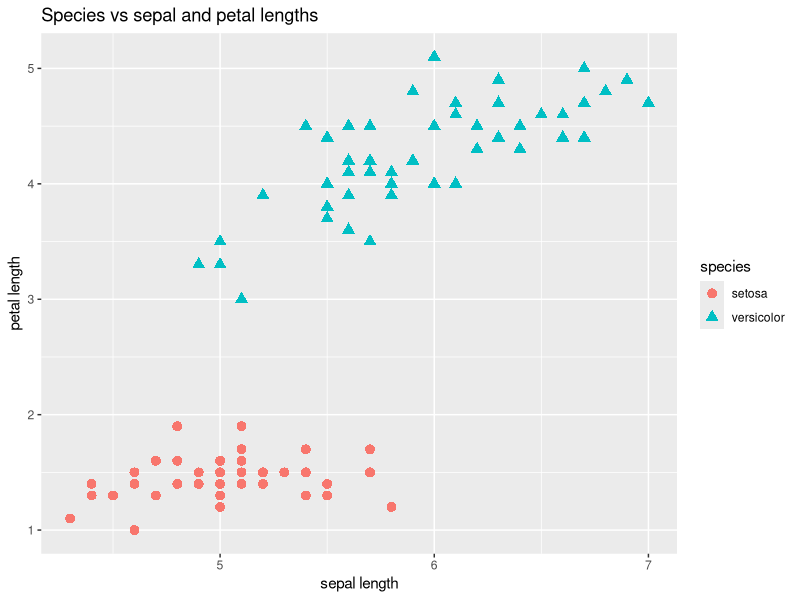
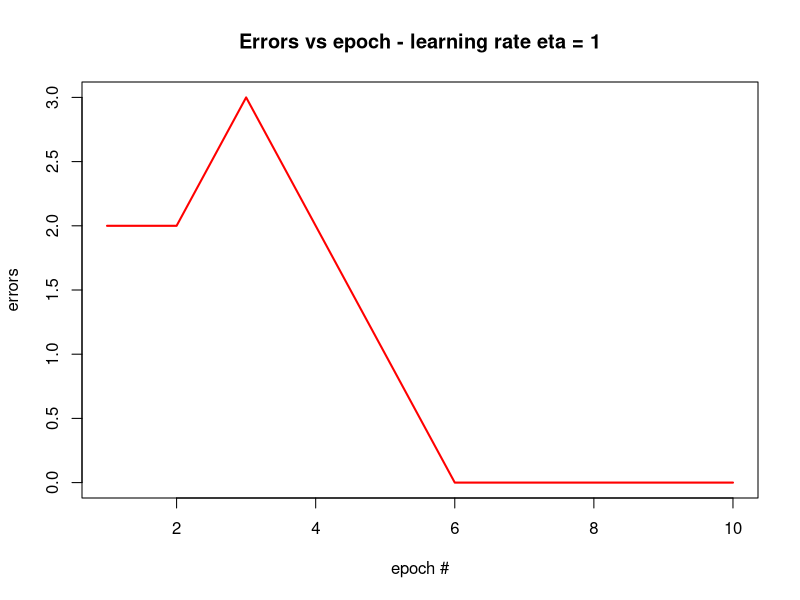
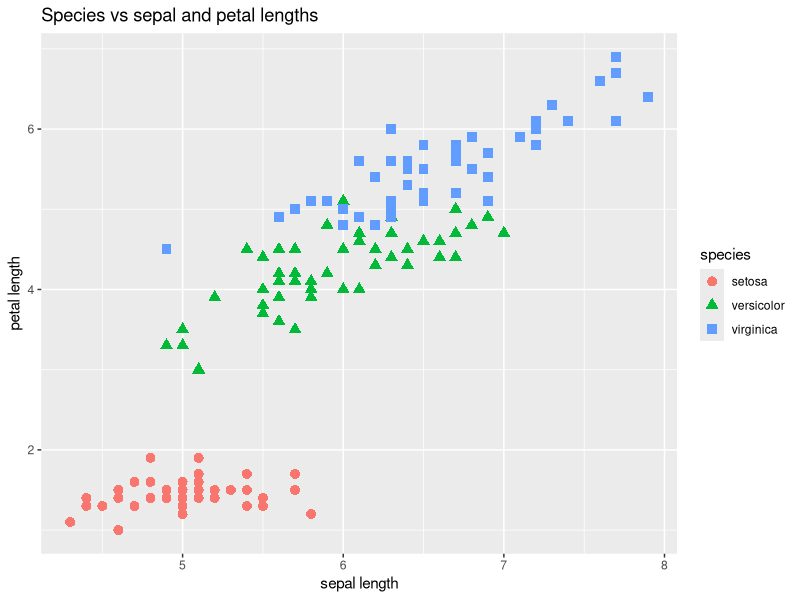
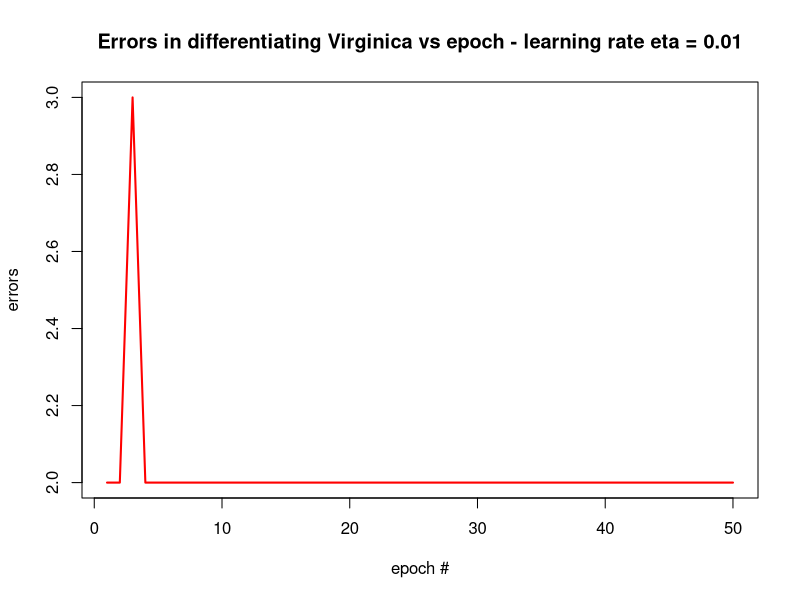

Generate these figures, in order, with R:
## ---- chunk 1
knitr::opts_chunk$set(echo = TRUE)
## ---- chunk 2
# load iris data set
data(iris)

# subset of iris data frame - extract only species versicolor and setosa
# we will only focus on the sepal and petal lengths of the dataset
irissubdf <- iris[1:100, c(1, 3, 5)]
names(irissubdf) <- c("sepal", "petal", "species")
head(irissubdf)

# plot data - a picture is worth a 1000 words. Melt data => then ggplot
library(ggplot2)
ggplot(irissubdf, aes(x = sepal, y = petal)) + 
        geom_point(aes(colour=species, shape=species), size = 3) +
        xlab("sepal length") + 
        ylab("petal length") + 
        ggtitle("Species vs sepal and petal lengths")

# add binary labels corresponding to species - Initialize all values to 1
# add setosa label of -1. The binary +1, -1 labels are in the fourth  
# column. It is better to create two separate data frames: one containing
# the attributes while the other contains the class values.
irissubdf[, 4] <- 1
irissubdf[irissubdf[, 3] == "setosa", 4] <- -1

x <- irissubdf[, c(1, 2)]
y <- irissubdf[, 4]

# head and tail of data 
head(x)
head(y)
## ---- chunk 3
# write function that takes in the data frame, learning rate - eta, and number of epochs - n.iter and updates the weight factor. At this stage, I am only conserned with the final weight and the number of epochs required for the weight to converge

perceptron <- function(x, y, eta, niter) {
        
        # initialize weight vector
        weight <- rep(0, dim(x)[2] + 1)
        errors <- rep(0, niter)
        
        
        # loop over number of epochs niter
        for (jj in 1:niter) {
                
                # loop through training data set
                for (ii in 1:length(y)) {
                        
                        # Predict binary label using Heaviside activation 
                        # function
                        z <- sum(weight[2:length(weight)] * 
                                         as.numeric(x[ii, ])) + weight[1]
                        if(z < 0) {
                                ypred <- -1
                        } else {
                                ypred <- 1
                        }
                        
                        # Change weight - the formula doesn't do anything 
                        # if the predicted value is correct
                        weightdiff <- eta * (y[ii] - ypred) * 
                                c(1, as.numeric(x[ii, ]))
                        weight <- weight + weightdiff
                        
                        # Update error function
                        if ((y[ii] - ypred) != 0.0) {
                                errors[jj] <- errors[jj] + 1
                        }
                        
                }
        }
        
        # weight to decide between the two species 
        print(weight)
        return(errors)
}

err <- perceptron(x, y, 1, 10)
plot(1:10, err, type="l", lwd=2, col="red", xlab="epoch #", ylab="errors")
title("Errors vs epoch - learning rate eta = 1")
## ---- chunk 4
# iris data subset
irisdata <- iris[, c(1, 3, 5)]
names(irisdata) <- c("sepal", "petal", "species")

# ggplot the data
ggplot(irisdata, aes(x = sepal, y = petal)) + 
        geom_point(aes(colour=species, shape=species), size = 3) +
        xlab("sepal length") + 
        ylab("petal length") + 
        ggtitle("Species vs sepal and petal lengths")
## ---- chunk 5
# subset of properties of flowers of iris data set
x <- iris[, 1:4] 
names(x) <- tolower(names(x))

# create species labels
y <- rep(-1, dim(x)[1])
y[iris[, 5] == "virginica"] <- 1

# compute and plot error
err <- perceptron(x, y, 0.01, 50)
plot(1:50, err, type="l", lwd=2, col="red", xlab="epoch #", ylab="errors")
title("Errors in differentiating Virginica vs epoch - learning rate eta = 0.01")
